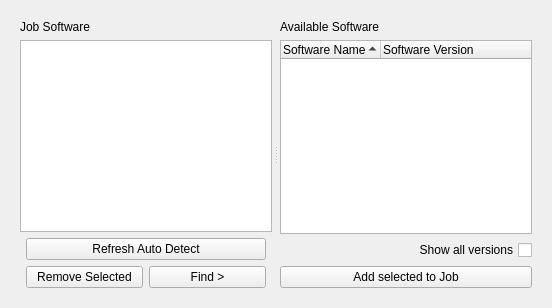
      <widget class="QWidget" name="ui_software_versions_tab">
       <property name="toolTip">
        <string>Job Software:
When submitting a job, it's important to indicate which software packages the job requires.
These are the software packages that will be made available when the job is run.
If this is not indicated correctly, the job will likely fail or malfunction.
Choose software packages from the &quot;Available Software&quot; list on the right and add them to your Job's packages (on the left).
You will likely need to have a package for your host software (Maya, Nuke, etc), and potentially any plugins (Vray, Arnold, etc).</string>
       </property>
       <attribute name="title">
        <string>Job Software</string>
       </attribute>
       <layout class="QVBoxLayout" name="verticalLayout_12">
        <item>
         <widget class="QWidget" name="widget" native="true">
          <layout class="QVBoxLayout" name="verticalLayout_13">
           <item>
            <widget class="QSplitter" name="ui_packages_splitter">
             <property name="orientation">
              <enum>Qt::Horizontal</enum>
             </property>
             <property name="handleWidth">
              <number>8</number>
             </property>
             <widget class="QWidget" name="widget_3" native="true">
              <layout class="QVBoxLayout" name="verticalLayout_14">
               <property name="leftMargin">
                <number>0</number>
               </property>
               <property name="topMargin">
                <number>0</number>
               </property>
               <property name="rightMargin">
                <number>0</number>
               </property>
               <property name="bottomMargin">
                <number>0</number>
               </property>
               <item>
                <widget class="QLabel" name="label_9">
                 <property name="text">
                  <string>Job Software</string>
                 </property>
                </widget>
               </item>
               <item>
                <widget class="QTreeWidget" name="ui_job_software_trwgt">
                 <property name="styleSheet">
                  <string notr="true"/>
                 </property>
                 <property name="selectionMode">
                  <enum>QAbstractItemView::ExtendedSelection</enum>
                 </property>
                 <property name="indentation">
                  <number>5</number>
                 </property>
                 <property name="sortingEnabled">
                  <bool>true</bool>
                 </property>
                 <property name="headerHidden">
                  <bool>true</bool>
                 </property>
                 <column>
                  <property name="text">
                   <string notr="true">1</string>
                  </property>
                 </column>
                </widget>
               </item>
               <item>
                <widget class="QWidget" name="widget_10" native="true">
                 <layout class="QVBoxLayout" name="verticalLayout_10">
                  <property name="leftMargin">
                   <number>6</number>
                  </property>
                  <property name="topMargin">
                   <number>0</number>
                  </property>
                  <property name="rightMargin">
                   <number>6</number>
                  </property>
                  <property name="bottomMargin">
                   <number>0</number>
                  </property>
                  <item>
                   <widget class="QPushButton" name="ui_auto_detect_pbtn">
                    <property name="toolTip">
                     <string>Auto-detect and populate the software packages that should be used for your job</string>
                    </property>
                    <property name="text">
                     <string>Refresh Auto Detect</string>
                    </property>
                   </widget>
                  </item>
                  <item>
                   <widget class="QWidget" name="widget_11" native="true">
                    <layout class="QHBoxLayout" name="horizontalLayout_2">
                     <property name="leftMargin">
                      <number>0</number>
                     </property>
                     <property name="topMargin">
                      <number>0</number>
                     </property>
                     <property name="rightMargin">
                      <number>0</number>
                     </property>
                     <property name="bottomMargin">
                      <number>0</number>
                     </property>
                     <item>
                      <widget class="QPushButton" name="ui_remove_selected_pbtn">
                       <property name="toolTip">
                        <string>Remove selected packages from the Job Software pane.</string>
                       </property>
                       <property name="text">
                        <string>Remove Selected</string>
                       </property>
                      </widget>
                     </item>
                     <item>
                      <widget class="QPushButton" name="ui_find_pbtn">
                       <property name="toolTip">
                        <string>Find and highlight any selected Job packages in the &quot;Available Software&quot; pane.</string>
                       </property>
                       <property name="text">
                        <string>Find &gt;</string>
                       </property>
                      </widget>
                     </item>
                    </layout>
                   </widget>
                  </item>
                 </layout>
                </widget>
               </item>
              </layout>
             </widget>
             <widget class="QWidget" name="widget_9" native="true">
              <property name="toolTip">
               <string>Available Software:
A list of software packages that can be made available for your job.
Select desired packages from this list and add them to your Job (on the left).</string>
              </property>
              <layout class="QVBoxLayout" name="verticalLayout_11">
               <property name="leftMargin">
                <number>0</number>
               </property>
               <property name="topMargin">
                <number>0</number>
               </property>
               <property name="rightMargin">
                <number>0</number>
               </property>
               <property name="bottomMargin">
                <number>0</number>
               </property>
               <item>
                <widget class="QLabel" name="label_8">
                 <property name="text">
                  <string>Available Software</string>
                 </property>
                </widget>
               </item>
               <item>
                <widget class="QTreeWidget" name="ui_software_versions_trwgt">
                 <property name="styleSheet">
                  <string notr="true">/* font: 75 10pt; */</string>
                 </property>
                 <property name="selectionMode">
                  <enum>QAbstractItemView::ExtendedSelection</enum>
                 </property>
                 <property name="sortingEnabled">
                  <bool>true</bool>
                 </property>
                 <column>
                  <property name="text">
                   <string>Software Name</string>
                  </property>
                 </column>
                 <column>
                  <property name="text">
                   <string>Software Version</string>
                  </property>
                 </column>
                </widget>
               </item>
               <item>
                <widget class="QCheckBox" name="ui_show_all_versions_chkbx">
                 <property name="toolTip">
                  <string>Display all versions of software available.
When this is off, only software packages of a detected version are displayed.</string>
                 </property>
                 <property name="layoutDirection">
                  <enum>Qt::RightToLeft</enum>
                 </property>
                 <property name="text">
                  <string>Show all versions</string>
                 </property>
                </widget>
               </item>
               <item>
                <widget class="QPushButton" name="ui_add_to_job_pbtn">
                 <property name="toolTip">
                  <string>Add the selected software packages (from the right panel) to the Job's software packages (the left panel).</string>
                 </property>
                 <property name="text">
                  <string>Add selected to Job</string>
                 </property>
                </widget>
               </item>
              </layout>
             </widget>
            </widget>
           </item>
          </layout>
         </widget>
        </item>
       </layout>
      </widget>
